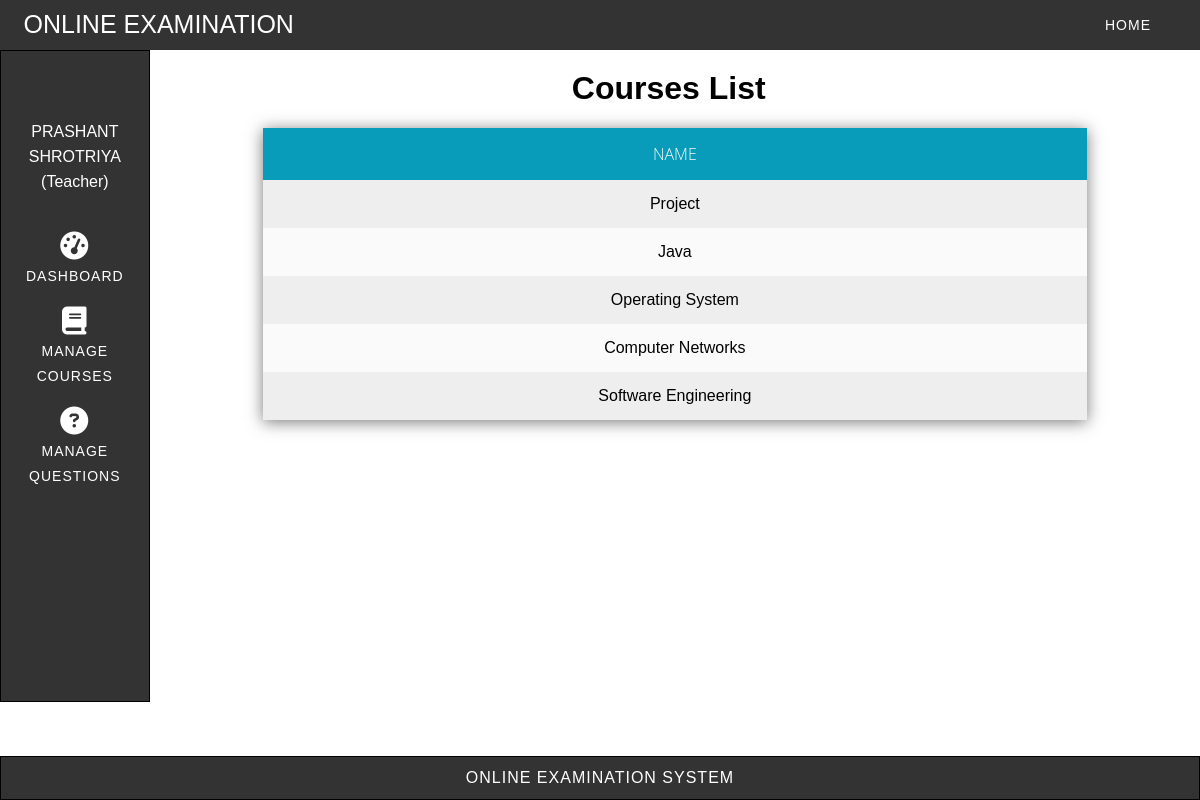
The app's page /exam/teacher_courses_list/ (signed in) with its own data.
### exam/models.py (models this page shows, shortened)
class Course(models.Model):
    coursename = models.CharField(max_length=20)
    time = models.IntegerField(default=1)
    negative_marking = models.FloatField()
    date = models.DateField()
    scheduled_exam_time=models.TimeField()

### exam/views.py (the view)
# urls.py: path('teacher_courses_list/',teacher_courses_list),
def teacher_courses_list(request):
    courses = Course.objects.all()
    res = render(request, 'exam/teacher_courses_list.html',
                 {'courses': courses})
    return res

### templates/exam/teacher_courses_list.html (shortened to what this page needs)
<!DOCTYPE html>
<html lang="en">
<head>
    <link rel="stylesheet" href="/static/css/teacher_courses_list.css">
</head>
<body>
    <div id="main">
        <div id="navbar">
            <nav>
                <div class="logo">Online Examination</div>
                <ul class="menu-area">
                    <li><a href="http://localhost:8000/">Home</a></li>
                </ul>
            </nav>
        </div>
        <div id="center">
            <div id="left">
                <aside>
                    <br>
                    <div id="user-information">
                        <div>{{request.session.realname}}</div>
                        <div>(Teacher)</div>
                    </div>
                    <br>
                    <ul id="left-menu">
                        <li><a href="http://localhost:8000/exam/teacher_after_login/"><i
                                    class="fa-solid fa-gauge-high fa-2x"></i> <br> Dashboard</a></li>
                        <br>
                        <li><a href="http://localhost:8000/exam/teacher_add_courses/"> <i
                                    class="fa-solid fa-book fa-2x"></i><br> Manage Courses</a></li>
                        <br>
                        <li><a href="http://localhost:8000/exam/teacher_add_questions/"><i
                                    class="fa-solid fa-circle-question fa-2x"></i> <br> Manage Questions</a></li>
                    </ul>
                </aside>
            </div>
            <div id="right">
                <div id="content">
                    <h1>Courses List</h1>
                    <table>
                        <tr>
                            <th>Name</th>
                        </tr>
                        {% for course in courses%}
                        <tr>
                            <td> {{course.coursename}} </td>
                        </tr>
                        {%endfor%}
                    </table>
                </div>
            </div>
        </div>
        <div id="footer">
            <div id="footer-text">
                Online Examination System
            </div>
        </div>
    </div>
</body>
</html>

### static/css/teacher_courses_list.css (style rules this page uses)
* { margin: 0; padding: 0; outline: 0; box-sizing: border-box; }
body { font-family: sans-serif; }
#main { position: relative; display: flex; flex-direction: column; height: 100%; }
#navbar { position: sticky; top: 0%; width: 100%; z-index: 10; }
nav { margin: 0 auto; padding: 10px 0; background: #333; text-align: right; padding-right: 2%; }
.logo { width: 35%; float: left; text-transform: uppercase; color: #fff; font-size: 25px; text-align: left; padding-left: 2%; }
.menu-area li { display: inline-block; }
li a { text-decoration: none; }
li { list-style-type: none; }
a { color: #fff; font-weight: 300; letter-spacing: 1px; text-transform: uppercase; display: block; padding: 0 25px; font-size: 14px; line-height: 30px; z-index: 1; }
#center { display: flex; flex-direction: row; height: 652px; margin-bottom: 3.3%; }
#left { width: min-content; }
#left li a { line-height: 25px; }
aside { border: 1px solid black; height: 100%; color: white; margin: 0 auto; padding: 30px 0; background: #333; z-index: -1; text-align: center; }
#user-information { line-height: 25px; margin: 20px; }
#right { padding: 10px; display: flex; flex-direction: row; width: 100%; }
#content { word-break: break-all; width: 100%; position: relative; }
h1 { margin: 1% 40%; }
table { width: 80%; border-collapse: collapse; border-spacing: 0; box-shadow: 0 2px 15px rgba(64, 64, 64, .7); overflow: hidden; margin-left: 10%; margin-right: 10%; margin-top: 2%; }
td, th { padding: 15px 20px; text-align: center; }
th { background-color: rgb(8, 156, 186); color: #fafafa; font-family: 'Open Sans', Sans-serif; font-weight: 200; text-transform: uppercase; }
tr { width: 100%; background-color: #fafafa; font-family: 'Montserrat', sans-serif; }
tr:nth-child(even) { background-color: #eeeeee; }
#footer { position: fixed; bottom: 0px; width: 100%; z-index: 10; }
#footer-text { border: 1px solid black; color: white; margin: 0 auto; padding: 1% 0; background: #333; text-align: center; letter-spacing: 1px; text-transform: uppercase; }

### records on screen
Course: coursename "Project"
Course: coursename "Java"
Course: coursename "Operating System"
Course: coursename "Computer Networks"
Course: coursename "Software Engineering"

### other values on screen
{{ request.session.realname }} "PRASHANT SHROTRIYA"
